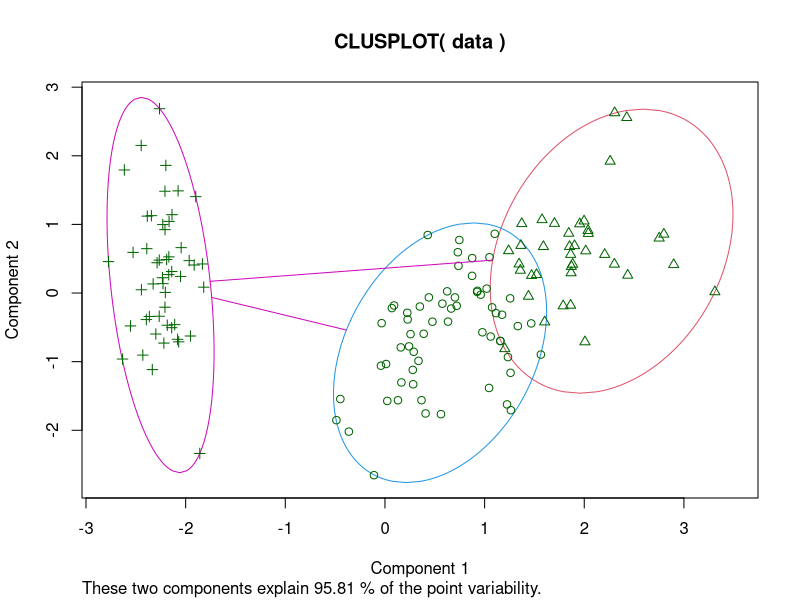
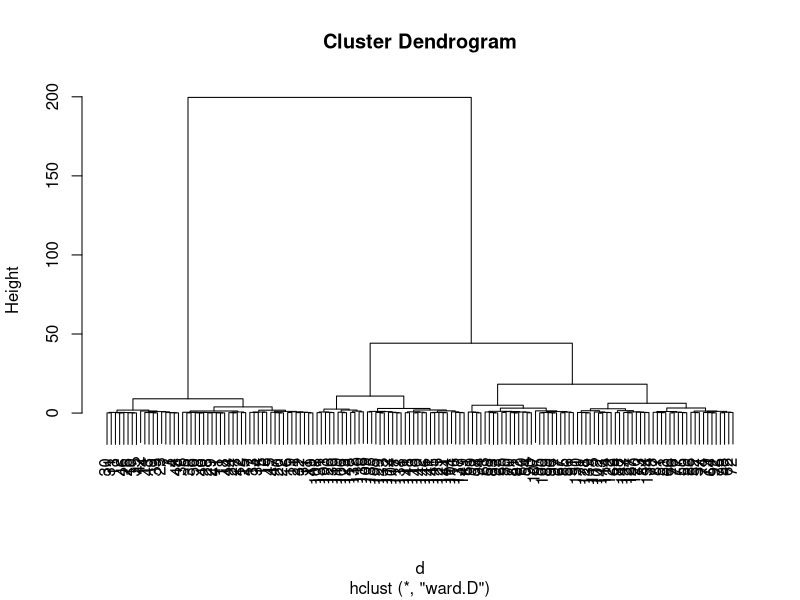

Source code (R) for these figures, in order:
library(mlbench)
library(cluster)
data(Vehicle)
##K-means
data = iris[-5]
KM = kmeans(data,3)

KM

### Représentation graphique

clusplot(data,KM$cluster,color=TRUE)

## Hierarchique

d = dist(data,method="euclidian")
cah = hclust(d,method="ward.D")
plot(cah)

cah1 = cutree(cah,3)
sort(cah1)


